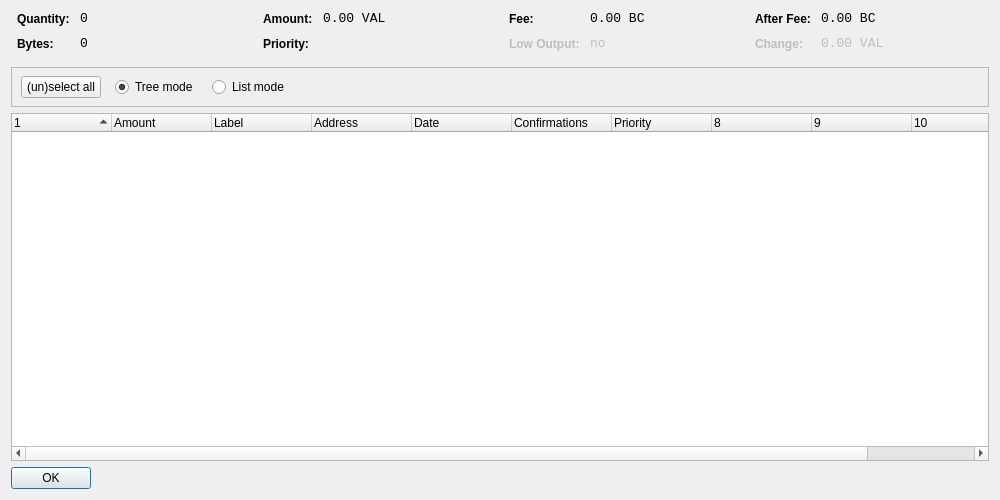
<?xml version="1.0" encoding="UTF-8"?>
<ui version="4.0">
 <class>CoinControlDialog</class>
 <widget class="QDialog" name="CoinControlDialog">
  <property name="geometry">
   <rect>
    <x>0</x>
    <y>0</y>
    <width>1000</width>
    <height>500</height>
   </rect>
  </property>
  <property name="windowTitle">
   <string>Coin Control</string>
  </property>
  <layout class="QVBoxLayout" name="verticalLayout">
   <item>
    <layout class="QHBoxLayout" name="horizontalLayoutTop" stretch="0,0,0,0">
     <property name="topMargin">
      <number>0</number>
     </property>
     <property name="bottomMargin">
      <number>10</number>
     </property>
     <item>
      <layout class="QFormLayout" name="formLayoutCoinControl1">
       <property name="horizontalSpacing">
        <number>10</number>
       </property>
       <property name="verticalSpacing">
        <number>10</number>
       </property>
       <property name="leftMargin">
        <number>6</number>
       </property>
       <property name="rightMargin">
        <number>6</number>
       </property>
       <item row="0" column="0">
        <widget class="QLabel" name="labelCoinControlQuantityText">
         <property name="styleSheet">
          <string notr="true">font-weight:bold;</string>
         </property>
         <property name="text">
          <string>Quantity:</string>
         </property>
        </widget>
       </item>
       <item row="0" column="1">
        <widget class="QLabel" name="labelCoinControlQuantity">
         <property name="font">
          <font>
           <family>Monospace</family>
           <pointsize>10</pointsize>
          </font>
         </property>
         <property name="cursor">
          <cursorShape>IBeamCursor</cursorShape>
         </property>
         <property name="contextMenuPolicy">
          <enum>Qt::ActionsContextMenu</enum>
         </property>
         <property name="text">
          <string notr="true">0</string>
         </property>
         <property name="textInteractionFlags">
          <set>Qt::LinksAccessibleByMouse|Qt::TextSelectableByKeyboard|Qt::TextSelectableByMouse</set>
         </property>
        </widget>
       </item>
       <item row="1" column="0">
        <widget class="QLabel" name="labelCoinControlBytesText">
         <property name="styleSheet">
          <string notr="true">font-weight:bold;</string>
         </property>
         <property name="text">
          <string>Bytes:</string>
         </property>
        </widget>
       </item>
       <item row="1" column="1">
        <widget class="QLabel" name="labelCoinControlBytes">
         <property name="font">
          <font>
           <family>Monospace</family>
           <pointsize>10</pointsize>
          </font>
         </property>
         <property name="cursor">
          <cursorShape>IBeamCursor</cursorShape>
         </property>
         <property name="contextMenuPolicy">
          <enum>Qt::ActionsContextMenu</enum>
         </property>
         <property name="text">
          <string notr="true">0</string>
         </property>
         <property name="textInteractionFlags">
          <set>Qt::LinksAccessibleByMouse|Qt::TextSelectableByKeyboard|Qt::TextSelectableByMouse</set>
         </property>
        </widget>
       </item>
      </layout>
     </item>
     <item>
      <layout class="QFormLayout" name="formLayoutCoinControl2">
       <property name="horizontalSpacing">
        <number>10</number>
       </property>
       <property name="verticalSpacing">
        <number>10</number>
       </property>
       <property name="leftMargin">
        <number>6</number>
       </property>
       <property name="rightMargin">
        <number>6</number>
       </property>
       <item row="0" column="0">
        <widget class="QLabel" name="labelCoinControlAmountText">
         <property name="styleSheet">
          <string notr="true">font-weight:bold;</string>
         </property>
         <property name="text">
          <string>Amount:</string>
         </property>
        </widget>
       </item>
       <item row="0" column="1">
        <widget class="QLabel" name="labelCoinControlAmount">
         <property name="font">
          <font>
           <family>Monospace</family>
           <pointsize>10</pointsize>
          </font>
         </property>
         <property name="cursor">
          <cursorShape>IBeamCursor</cursorShape>
         </property>
         <property name="contextMenuPolicy">
          <enum>Qt::ActionsContextMenu</enum>
         </property>
         <property name="text">
          <string notr="true">0.00 VAL</string>
         </property>
         <property name="textInteractionFlags">
          <set>Qt::LinksAccessibleByMouse|Qt::TextSelectableByKeyboard|Qt::TextSelectableByMouse</set>
         </property>
        </widget>
       </item>
       <item row="1" column="0">
        <widget class="QLabel" name="labelCoinControlPriorityText">
         <property name="styleSheet">
          <string notr="true">font-weight:bold;</string>
         </property>
         <property name="text">
          <string>Priority:</string>
         </property>
        </widget>
       </item>
       <item row="1" column="1">
        <widget class="QLabel" name="labelCoinControlPriority">
         <property name="font">
          <font>
           <family>Monospace</family>
           <pointsize>10</pointsize>
          </font>
         </property>
         <property name="cursor">
          <cursorShape>IBeamCursor</cursorShape>
         </property>
         <property name="contextMenuPolicy">
          <enum>Qt::ActionsContextMenu</enum>
         </property>
         <property name="text">
          <string/>
         </property>
         <property name="textInteractionFlags">
          <set>Qt::LinksAccessibleByMouse|Qt::TextSelectableByKeyboard|Qt::TextSelectableByMouse</set>
         </property>
        </widget>
       </item>
      </layout>
     </item>
     <item>
      <layout class="QFormLayout" name="formLayoutCoinControl3">
       <property name="horizontalSpacing">
        <number>10</number>
       </property>
       <property name="verticalSpacing">
        <number>10</number>
       </property>
       <property name="leftMargin">
        <number>6</number>
       </property>
       <property name="rightMargin">
        <number>6</number>
       </property>
       <item row="0" column="0">
        <widget class="QLabel" name="labelCoinControlFeeText">
         <property name="styleSheet">
          <string notr="true">font-weight:bold;</string>
         </property>
         <property name="text">
          <string>Fee:</string>
         </property>
        </widget>
       </item>
       <item row="0" column="1">
        <widget class="QLabel" name="labelCoinControlFee">
         <property name="font">
          <font>
           <family>Monospace</family>
           <pointsize>10</pointsize>
          </font>
         </property>
         <property name="cursor">
          <cursorShape>IBeamCursor</cursorShape>
         </property>
         <property name="contextMenuPolicy">
          <enum>Qt::ActionsContextMenu</enum>
         </property>
         <property name="text">
          <string notr="true">0.00 BC</string>
         </property>
         <property name="textInteractionFlags">
          <set>Qt::LinksAccessibleByMouse|Qt::TextSelectableByKeyboard|Qt::TextSelectableByMouse</set>
         </property>
        </widget>
       </item>
       <item row="1" column="0">
        <widget class="QLabel" name="labelCoinControlLowOutputText">
         <property name="enabled">
          <bool>false</bool>
         </property>
         <property name="styleSheet">
          <string notr="true">font-weight:bold;</string>
         </property>
         <property name="text">
          <string>Low Output:</string>
         </property>
        </widget>
       </item>
       <item row="1" column="1">
        <widget class="QLabel" name="labelCoinControlLowOutput">
         <property name="enabled">
          <bool>false</bool>
         </property>
         <property name="font">
          <font>
           <family>Monospace</family>
           <pointsize>10</pointsize>
          </font>
         </property>
         <property name="cursor">
          <cursorShape>IBeamCursor</cursorShape>
         </property>
         <property name="contextMenuPolicy">
          <enum>Qt::ActionsContextMenu</enum>
         </property>
         <property name="text">
          <string notr="true">no</string>
         </property>
         <property name="textInteractionFlags">
          <set>Qt::LinksAccessibleByMouse|Qt::TextSelectableByKeyboard|Qt::TextSelectableByMouse</set>
         </property>
        </widget>
       </item>
      </layout>
     </item>
     <item>
      <layout class="QFormLayout" name="formLayoutCoinControl4">
       <property name="horizontalSpacing">
        <number>10</number>
       </property>
       <property name="verticalSpacing">
        <number>10</number>
       </property>
       <property name="leftMargin">
        <number>6</number>
       </property>
       <property name="rightMargin">
        <number>6</number>
       </property>
       <item row="0" column="0">
        <widget class="QLabel" name="labelCoinControlAfterFeeText">
         <property name="styleSheet">
          <string notr="true">font-weight:bold;</string>
         </property>
         <property name="text">
          <string>After Fee:</string>
         </property>
        </widget>
       </item>
       <item row="0" column="1">
        <widget class="QLabel" name="labelCoinControlAfterFee">
         <property name="font">
          <font>
           <family>Monospace</family>
           <pointsize>10</pointsize>
          </font>
         </property>
         <property name="cursor">
          <cursorShape>IBeamCursor</cursorShape>
         </property>
         <property name="contextMenuPolicy">
          <enum>Qt::ActionsContextMenu</enum>
         </property>
         <property name="text">
          <string notr="true">0.00 BC</string>
         </property>
         <property name="textInteractionFlags">
          <set>Qt::LinksAccessibleByMouse|Qt::TextSelectableByKeyboard|Qt::TextSelectableByMouse</set>
         </property>
        </widget>
       </item>
       <item row="1" column="0">
        <widget class="QLabel" name="labelCoinControlChangeText">
         <property name="enabled">
          <bool>false</bool>
         </property>
         <property name="styleSheet">
          <string notr="true">font-weight:bold;</string>
         </property>
         <property name="text">
          <string>Change:</string>
         </property>
        </widget>
       </item>
       <item row="1" column="1">
        <widget class="QLabel" name="labelCoinControlChange">
         <property name="enabled">
          <bool>false</bool>
         </property>
         <property name="font">
          <font>
           <family>Monospace</family>
           <pointsize>10</pointsize>
          </font>
         </property>
         <property name="cursor">
          <cursorShape>IBeamCursor</cursorShape>
         </property>
         <property name="contextMenuPolicy">
          <enum>Qt::ActionsContextMenu</enum>
         </property>
         <property name="text">
          <string notr="true">0.00 VAL</string>
         </property>
         <property name="textInteractionFlags">
          <set>Qt::LinksAccessibleByMouse|Qt::TextSelectableByKeyboard|Qt::TextSelectableByMouse</set>
         </property>
        </widget>
       </item>
      </layout>
     </item>
    </layout>
   </item>
   <item>
    <widget class="QFrame" name="frame">
     <property name="minimumSize">
      <size>
       <width>0</width>
       <height>40</height>
      </size>
     </property>
     <property name="frameShape">
      <enum>QFrame::StyledPanel</enum>
     </property>
     <property name="frameShadow">
      <enum>QFrame::Sunken</enum>
     </property>
     <widget class="QWidget" name="horizontalLayoutWidget">
      <property name="geometry">
       <rect>
        <x>10</x>
        <y>0</y>
        <width>781</width>
        <height>41</height>
       </rect>
      </property>
      <layout class="QHBoxLayout" name="horizontalLayoutPanel" stretch="0,0,0,0,0">
       <property name="spacing">
        <number>14</number>
       </property>
       <item>
        <widget class="QPushButton" name="pushButtonSelectAll">
         <property name="sizePolicy">
          <sizepolicy hsizetype="Maximum" vsizetype="Fixed">
           <horstretch>0</horstretch>
           <verstretch>0</verstretch>
          </sizepolicy>
         </property>
         <property name="text">
          <string>(un)select all</string>
         </property>
        </widget>
       </item>
       <item>
        <widget class="QRadioButton" name="radioTreeMode">
         <property name="sizePolicy">
          <sizepolicy hsizetype="Maximum" vsizetype="Fixed">
           <horstretch>0</horstretch>
           <verstretch>0</verstretch>
          </sizepolicy>
         </property>
         <property name="text">
          <string>Tree mode</string>
         </property>
         <property name="checked">
          <bool>true</bool>
         </property>
        </widget>
       </item>
       <item>
        <widget class="QRadioButton" name="radioListMode">
         <property name="sizePolicy">
          <sizepolicy hsizetype="Maximum" vsizetype="Fixed">
           <horstretch>0</horstretch>
           <verstretch>0</verstretch>
          </sizepolicy>
         </property>
         <property name="text">
          <string>List mode</string>
         </property>
        </widget>
       </item>
       <item>
        <spacer name="horizontalSpacer">
         <property name="orientation">
          <enum>Qt::Horizontal</enum>
         </property>
         <property name="sizeHint" stdset="0">
          <size>
           <width>40</width>
           <height>20</height>
          </size>
         </property>
        </spacer>
       </item>
      </layout>
     </widget>
    </widget>
   </item>
   <item>
    <widget class="CoinControlTreeWidget" name="treeWidget">
     <property name="contextMenuPolicy">
      <enum>Qt::CustomContextMenu</enum>
     </property>
     <property name="sortingEnabled">
      <bool>false</bool>
     </property>
     <property name="columnCount">
      <number>11</number>
     </property>
     <attribute name="headerShowSortIndicator" stdset="0">
      <bool>true</bool>
     </attribute>
     <attribute name="headerStretchLastSection">
      <bool>false</bool>
     </attribute>
     <column>
      <property name="text">
       <string/>
      </property>
     </column>
     <column>
      <property name="text">
       <string>Amount</string>
      </property>
     </column>
     <column>
      <property name="text">
       <string>Label</string>
      </property>
     </column>
     <column>
      <property name="text">
       <string>Address</string>
      </property>
     </column>
     <column>
      <property name="text">
       <string>Date</string>
      </property>
     </column>
     <column>
      <property name="text">
       <string>Confirmations</string>
      </property>
      <property name="toolTip">
       <string>Confirmed</string>
      </property>
     </column>
     <column>
      <property name="text">
       <string>Priority</string>
      </property>
     </column>
     <column>
      <property name="text">
       <string/>
      </property>
     </column>
     <column>
      <property name="text">
       <string/>
      </property>
     </column>
     <column>
      <property name="text">
       <string/>
      </property>
     </column>
     <column>
      <property name="text">
       <string/>
      </property>
     </column>
    </widget>
   </item>
   <item>
    <widget class="QDialogButtonBox" name="buttonBox">
     <property name="sizePolicy">
      <sizepolicy hsizetype="Maximum" vsizetype="Fixed">
       <horstretch>0</horstretch>
       <verstretch>0</verstretch>
      </sizepolicy>
     </property>
     <property name="orientation">
      <enum>Qt::Horizontal</enum>
     </property>
     <property name="standardButtons">
      <set>QDialogButtonBox::Ok</set>
     </property>
    </widget>
   </item>
  </layout>
 </widget>
 <customwidgets>
  <customwidget>
   <class>CoinControlTreeWidget</class>
   <extends>QTreeWidget</extends>
   <header>coincontroltreewidget.h</header>
  </customwidget>
 </customwidgets>
 <resources/>
 <connections/>
</ui>
